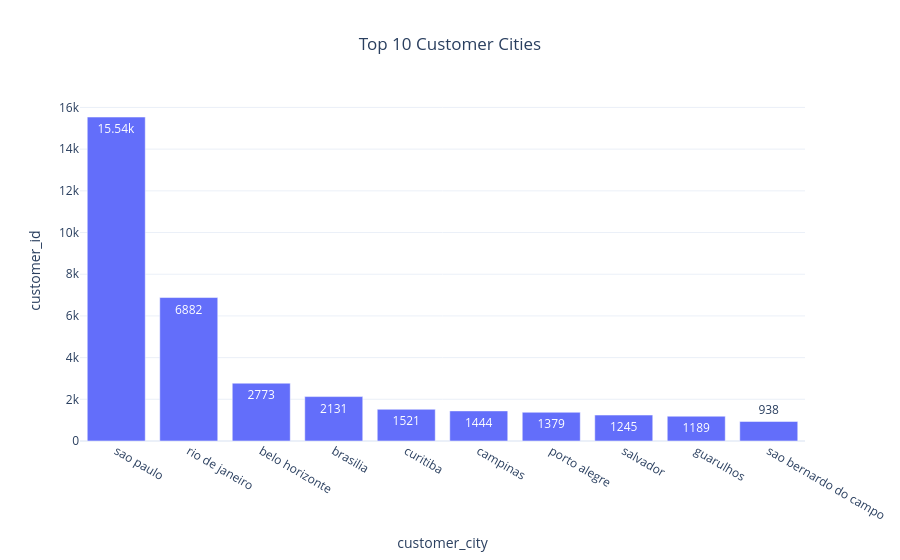

The notebook cell this image was saved under:
### Code cell
fig=px.bar(

city,

x="customer_city",

y="customer_id",

title="Top 10 Customer Cities",

text_auto=True

)

fig.update_layout(

template="plotly_white",

title_x=0.5

)

fig.show()

### Figure 1 — Plotly figure (JSON) as saved in the notebook; plotly's stock layout.template omitted (floating-point values rounded to 4 significant figures)
{"data": [{"hovertemplate": "customer_city=%{x}<br>customer_id=%{y}<extra></extra>", "legendgroup": "", "marker": {"color": "#636efa", "pattern": {"shape": ""}}, "name": "", "orientation": "v", "showlegend": false, "textposition": "auto", "texttemplate": "%{y}", "type": "bar", "x": ["sao paulo", "rio de janeiro", "belo horizonte", "brasilia", "curitiba", "campinas", "porto alegre", "salvador", "guarulhos", "sao bernardo do campo"], "xaxis": "x", "y": [15540, 6882, 2773, 2131, 1521, 1444, 1379, 1245, 1189, 938], "yaxis": "y"}], "layout": {"barmode": "relative", "legend": {"tracegroupgap": 0}, "title": {"text": "Top 10 Customer Cities", "x": 0.5}, "xaxis": {"anchor": "y", "domain": [0, 1], "title": {"text": "customer_city"}}, "yaxis": {"anchor": "x", "domain": [0, 1], "title": {"text": "customer_id"}}}}
